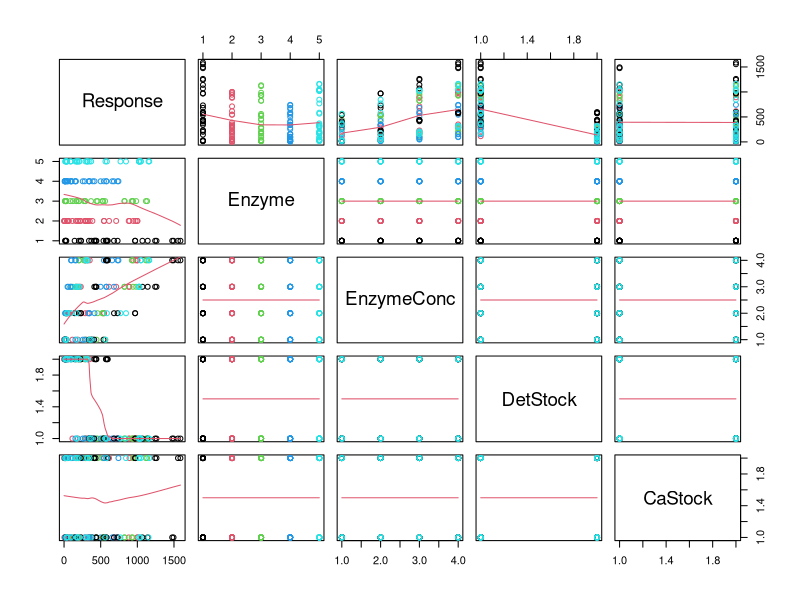
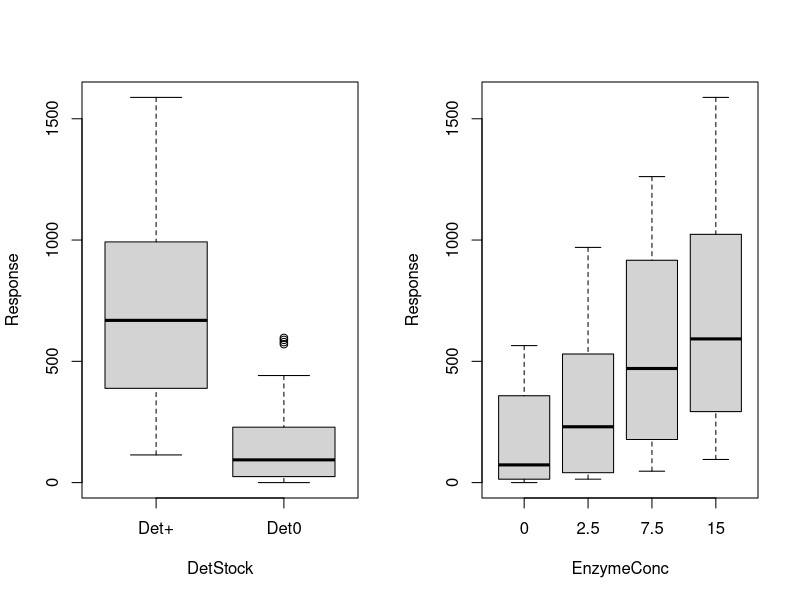

Write the R code that produced these figures, in order.
# HI FRIENDS! 

#################### INITIAL INSPECTION OF DATA ##########################
#Load data as SPRdata:
SPRdata <- read.csv("SPR.txt", header = TRUE, sep = "\t", dec = ".")
#Get rid of cycle and date - IS THIS CORRECT, I DONT KNOW????
SPRdata <- subset(SPRdata, select = c("Response", "Enzyme", "EnzymeConc", "DetStock", "CaStock"))
#Factor the relevant variables:
SPRdata$Enzyme <- as.factor(SPRdata$Enzyme)
SPRdata$EnzymeConc <- as.factor(SPRdata$EnzymeConc)
SPRdata$DetStock <- as.factor(SPRdata$DetStock)
SPRdata$CaStock <- as.factor(SPRdata$CaStock)
#Inspect data:
str(SPRdata)
summary(SPRdata)
pairs(SPRdata, panel = panel.smooth, col = SPRdata$Enzyme)
#Inspecting "Hardness detergent" and "Enzyme concentration" with boxplots:
par(mfrow = c(1,2))
boxplot(Response ~ DetStock, SPRdata, ylab = "Response")
boxplot(Response ~ EnzymeConc, SPRdata, ylab = "Response")
###### Higher response values to be expected in the Det+ experiments and high enzyme concentrations
###### as they have higher means. An ANOVA test should be able to test wether the means are significantly
###### different from each other.